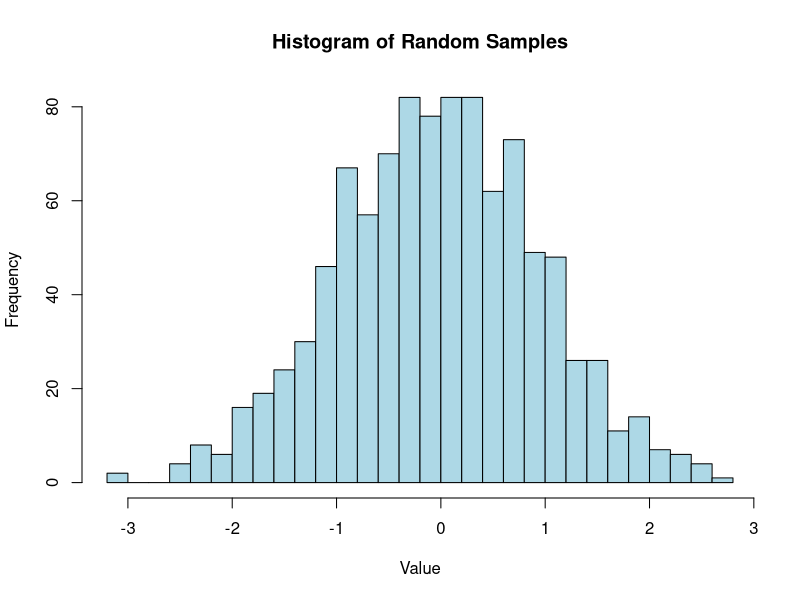
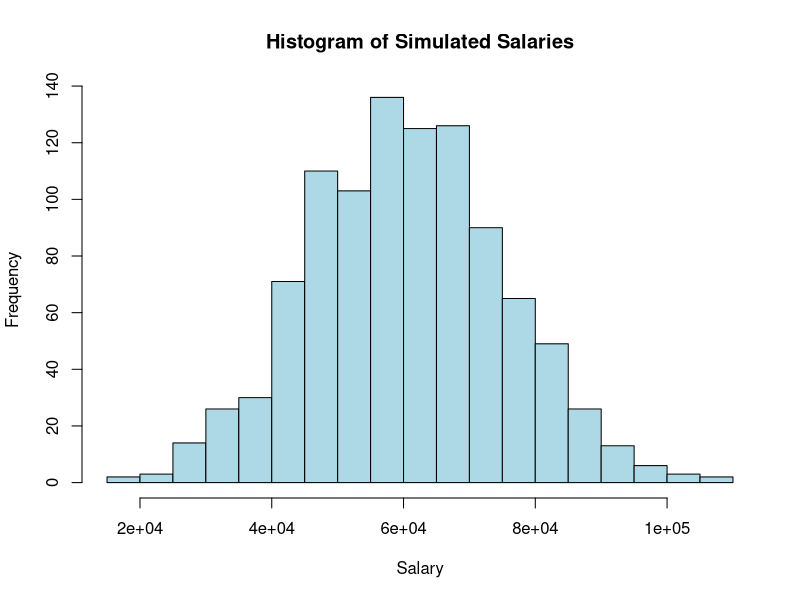
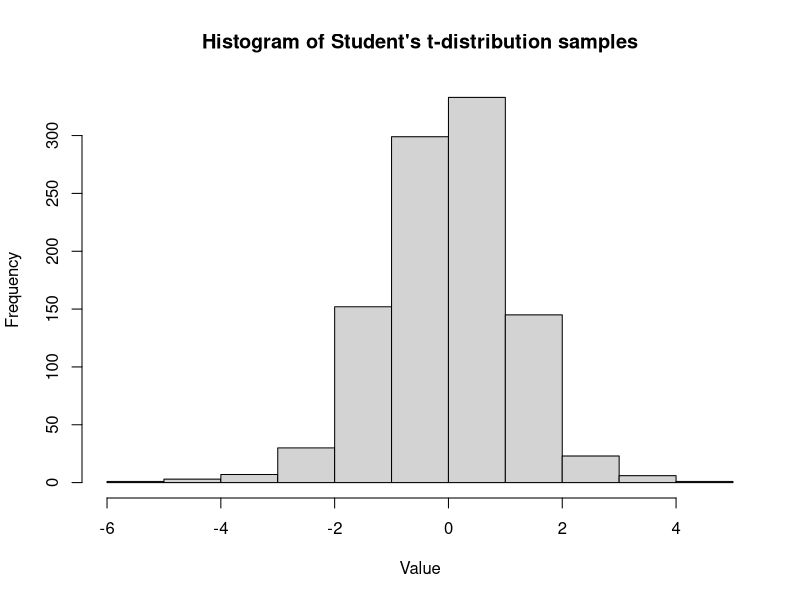
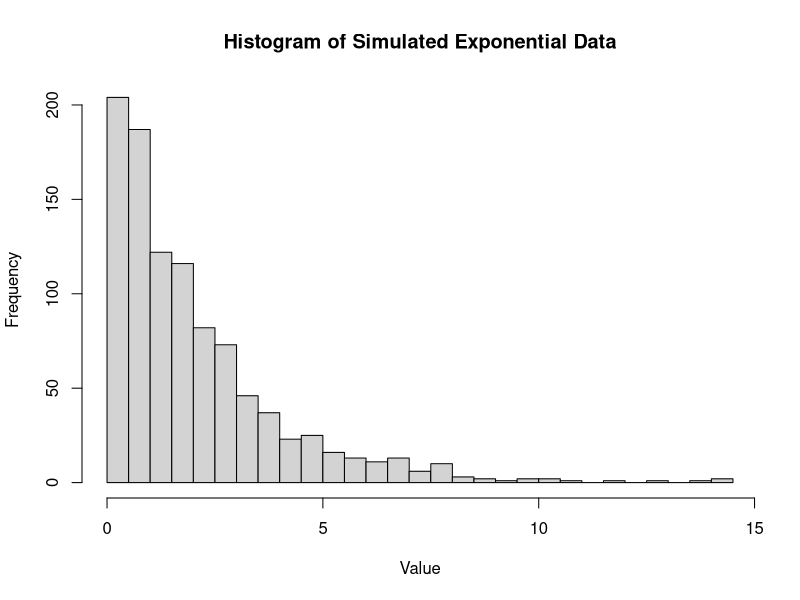

R code for these plots, in order:
#binomial

#Suppose a factory produces light bulbs, and the probability that a randomly selected bulb is defective is 0.05. If a quality control inspector randomly selects 20 bulbs from the production line, what is the probability that exactly 2 of the selected bulbs are defective?

# Parameters
n <- 20   # number of trials
p <- 0.05  # probability of success

# Probability of getting exactly 5 successes
k <- 2
prob <- dbinom(k, n, p)
print(prob)
# The Probability of 2 defective bulbs is 0.1886768

# if interest is P(X<=2), we find 3 probs, k=0,1,2
#Based on the information above
prob <- dbinom(0, 20, 0.05) + dbinom(1, 20, 0.05) + dbinom(2, 20, 0.05)

# The probability of 2 or fewer defective bulbs is 0.9245163

#simulations to generate binomial random variables using the rbinom function
# Parameters
n <- 10   # number of trials
p <- 0.5  # probability of success
size <- 1000  # number of simulations

# Simulating binomial random variables
sim_data <- rbinom(size, n, p)

# Displaying the first 10 simulated values
print(head(sim_data, 10))

#calculate the probability of getting exactly 3 successes in 5 trials with a success probability of 0.7, and simulate 10,000 observations
# Parameters for probability calculation
n <- 5
p <- 0.7
k <- 3

# Probability calculation
prob <- dbinom(k, n, p)
print(paste("Probability of exactly 3 successes:", prob))

# Parameters for simulation
size <- 10000

# Simulating binomial random variables
sim_data <- rbinom(size, n, p)


## Poisson distribution
#Calculate the probability of observing exactly 3 events in a Poisson distribution with an average rate of 2 events per interval.

# Parameters
lambda <- 2
k <- 3

# Calculate probability
probability <- dpois(k, lambda)
print(probability)

## simulating poisson distribution rpois function
# Parameters
lambda <- 2
n <- 10

# Generate random variables
random_variables <- rpois(n, lambda)
print(random_variables)


## calculating probabilities
#dnorm(x, mean, sd): Computes the density (height of the probability density function) at x for a normal distribution with a specified mean and sd (standard deviation).
#pnorm(q, mean, sd): Computes the cumulative probability up to q for a normal distribution with a specified mean and sd.
#qnorm(p, mean, sd): Computes the quantile (the inverse of the cumulative distribution function) at p for a normal distribution with a specified mean and sd.
#rnorm(n, mean, sd): Generates n random samples from a normal distribution with a specified mean and sd.

# Set parameters
mean <- 0
sd <- 1

# Calculate probability density at x = 1
density <- dnorm(1, mean, sd)

# Calculate cumulative probability up to x = 1
cumulative_prob <- pnorm(1, mean, sd)

# Calculate the 95th percentile
percentile_95 <- qnorm(0.95, mean, sd)

# Generate 10 random samples
samples <- rnorm(10, mean, sd)

# Print results
cat("Probability density at x = 1:", density, "\n")
cat("Cumulative probability up to x = 1:", cumulative_prob, "\n")
cat("95th percentile:", percentile_95, "\n")
cat("Random samples:", samples, "\n")


## simulation using normal rnorm
# Set parameters
mean <- 0
sd <- 1
n <- 1000

# Generate random samples
samples <- rnorm(n, mean, sd)

# Plot histogram
hist(samples, breaks = 30, main = "Histogram of Random Samples", 
     xlab = "Value", ylab = "Frequency", col = "lightblue")

# probability of selecting an employee >75000
mean_salary <- 60000
sd_salary <- 15000
salary <- 75000

# Probability of earning more than 75,000
probability <- 1 - pnorm(salary, mean_salary, sd_salary)
print(probability)

# quantile function of normal distribution
percentile <- 0.90

# Salary at the 90th percentile
salary_90th <- qnorm(percentile, mean_salary, sd_salary)
print(salary_90th)

#simulate 1000 employees and plot histogram
n <- 1000

# Simulate salaries
simulated_salaries <- rnorm(n, mean_salary, sd_salary)

# Plot histogram
hist(simulated_salaries, breaks = 30, main = "Histogram of Simulated Salaries", 
     xlab = "Salary", col = "lightblue")


# calculate t-distribution
# Calculate the cumulative probability P(T <= t) for t = 1.5 with df = 10
prob <- pt(1.5, df = 10)
prob

# Generate 1000 random samples from a Student's t-distribution with df = 10
set.seed(123) # Setting seed for reproducibility
samples <- rt(1000, df = 10)
hist(samples, main = "Histogram of Student's t-distribution samples", 
     xlab = "Value", ylab = "Frequency")

#calculate uniform distribution U(a,b)
# Parameters
a <- 0
b <- 1

# Probability calculation
p <- punif(0.5, min = a, max = b)
p

#simulate uniform dist
# Number of simulations
n <- 1000

# Simulating data
sim_data <- runif(n, min = 0, max = 1)

# Displaying first few values
head(sim_data)


# exponential distribution

#suppose lambda = 0.5, we want to find P(X<=2)
lambda <- 0.5
x <- 2
prob <- pexp(x, rate = lambda)
prob

#Simulate exp dist
lambda <- 0.5
n <- 1000
sim_data <- rexp(n, rate = lambda)
hist(sim_data, breaks = 50, main = "Histogram of Simulated Exponential Data", xlab = "Value")




## Monte-Carlo Simulation
#Simulate rolling a fair six-sided die 10,000 times and estimate the probability of rolling a 4.

  #Generate 10,000 random numbers between 1 and 6.
  #Count the number of times the number 4 appears.  
  #Estimate the probability by dividing the count of 4s by the total number of rolls.
set.seed(123)
rolls <- sample(1:6, 10000, replace = TRUE)
prob_4 <- sum(rolls == 4) / 10000
prob_4


#monte carlo
set.seed(123)  # For reproducibility
nrep <- 2000
x <- runif(nrep, 0, 1)
integral_estimate <- mean(x^2)

set.seed(123)  # For reproducibility
nrep <- 4000
x <- runif(nrep, 1, pi)
integral_estimate <- (pi - 1) * mean(exp(x))


# Parameters
lambda <- 21  # Average number of calls per hour
k <- 39       # Number of calls to find probability for

# Calculate P(X = 39)
prob <- dpois(k, lambda)

# Output the result
print(prob)

n <- 1600
k <- 30
p <- 0.02
prob <- dbinom(k, n, p)
print(prob)
